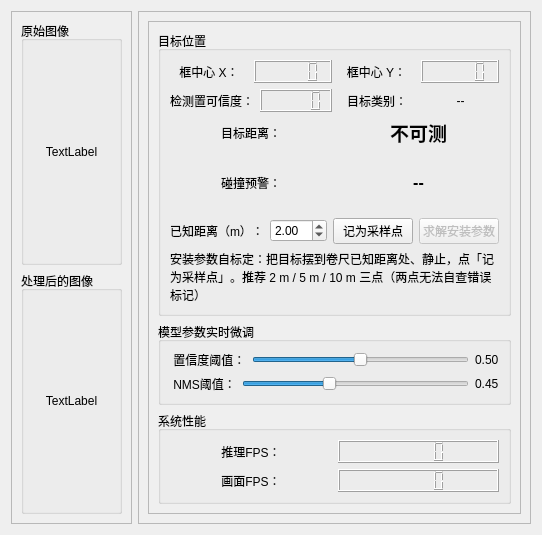
     <widget class="QWidget" name="tab_monitor">
      <attribute name="title">
       <string>监视</string>
      </attribute>
      <layout class="QHBoxLayout" name="horizontalLayout_7">
       <item>
        <layout class="QHBoxLayout" name="horizontalLayout" stretch="5,5">
         <item>
          <widget class="QFrame" name="frame">
           <property name="frameShape">
            <enum>QFrame::Shape::StyledPanel</enum>
           </property>
           <property name="frameShadow">
            <enum>QFrame::Shadow::Raised</enum>
           </property>
           <layout class="QVBoxLayout" name="verticalLayout_13">
            <item>
             <widget class="QGroupBox" name="groupBox_5">
              <property name="minimumSize">
               <size>
                <width>100</width>
                <height>0</height>
               </size>
              </property>
              <property name="title">
               <string>原始图像</string>
              </property>
              <layout class="QVBoxLayout" name="verticalLayout_3">
               <item>
                <widget class="QLabel" name="lbl_original">
                 <property name="text">
                  <string>TextLabel</string>
                 </property>
                 <property name="alignment">
                  <set>Qt::AlignmentFlag::AlignCenter</set>
                 </property>
                </widget>
               </item>
              </layout>
             </widget>
            </item>
            <item>
             <widget class="QGroupBox" name="groupBox_6">
              <property name="title">
               <string>处理后的图像</string>
              </property>
              <layout class="QVBoxLayout" name="verticalLayout">
               <item>
                <widget class="QLabel" name="lbl_process">
                 <property name="text">
                  <string>TextLabel</string>
                 </property>
                 <property name="alignment">
                  <set>Qt::AlignmentFlag::AlignCenter</set>
                 </property>
                </widget>
               </item>
              </layout>
             </widget>
            </item>
           </layout>
          </widget>
         </item>
         <item>
          <widget class="QFrame" name="frame_4">
           <property name="frameShape">
            <enum>QFrame::Shape::StyledPanel</enum>
           </property>
           <property name="frameShadow">
            <enum>QFrame::Shadow::Raised</enum>
           </property>
           <layout class="QVBoxLayout" name="verticalLayout_2">
            <item>
             <widget class="QFrame" name="frame_5">
              <property name="frameShape">
               <enum>QFrame::Shape::StyledPanel</enum>
              </property>
              <property name="frameShadow">
               <enum>QFrame::Shadow::Raised</enum>
              </property>
              <layout class="QVBoxLayout" name="verticalLayout_4">
               <item>
                <widget class="QGroupBox" name="groupBox_targetpos">
                 <property name="minimumSize">
                  <size>
                   <width>0</width>
                   <height>100</height>
                  </size>
                 </property>
                 <property name="title">
                  <string>目标位置</string>
                 </property>
                 <layout class="QVBoxLayout" name="verticalLayout_5">
                  <item>
                   <layout class="QHBoxLayout" name="horizontalLayout_2">
                    <item>
                     <widget class="QLabel" name="label">
                      <property name="text">
                       <string>框中心 X：</string>
                      </property>
                      <property name="alignment">
                       <set>Qt::AlignmentFlag::AlignCenter</set>
                      </property>
                     </widget>
                    </item>
                    <item>
                     <widget class="QLCDNumber" name="lcd_centroid_x"/>
                    </item>
                    <item>
                     <widget class="QLabel" name="label_2">
                      <property name="text">
                       <string>框中心 Y：</string>
                      </property>
                      <property name="alignment">
                       <set>Qt::AlignmentFlag::AlignCenter</set>
                      </property>
                     </widget>
                    </item>
                    <item>
                     <widget class="QLCDNumber" name="lcd_centroid_y"/>
                    </item>
                   </layout>
                  </item>
                  <item>
                   <layout class="QHBoxLayout" name="horizontalLayout_22">
                    <item>
                     <layout class="QHBoxLayout" name="horizontalLayout_20">
                      <item>
                       <widget class="QLabel" name="label_17">
                        <property name="text">
                         <string>检测置可信度：</string>
                        </property>
                        <property name="alignment">
                         <set>Qt::AlignmentFlag::AlignCenter</set>
                        </property>
                       </widget>
                      </item>
                      <item>
                       <widget class="QLCDNumber" name="lcd_credibility">
                        <property name="value" stdset="0">
                         <double>0.000000000000000</double>
                        </property>
                       </widget>
                      </item>
                     </layout>
                    </item>
                    <item>
                     <layout class="QHBoxLayout" name="horizontalLayout_21">
                      <item>
                       <widget class="QLabel" name="label_19">
                        <property name="text">
                         <string>目标类别：</string>
                        </property>
                        <property name="alignment">
                         <set>Qt::AlignmentFlag::AlignCenter</set>
                        </property>
                       </widget>
                      </item>
                      <item>
                       <widget class="QLabel" name="label_target_category">
                        <property name="text">
                         <string>--</string>
                        </property>
                        <property name="alignment">
                         <set>Qt::AlignmentFlag::AlignCenter</set>
                        </property>
                       </widget>
                      </item>
                     </layout>
                    </item>
                   </layout>
                  </item>
                  <item>
                   <layout class="QHBoxLayout" name="horizontalLayout_distance">
                    <item>
                     <widget class="QLabel" name="label_distance_title">
                      <property name="text">
                       <string>目标距离：</string>
                      </property>
                      <property name="alignment">
                       <set>Qt::AlignmentFlag::AlignCenter</set>
                      </property>
                     </widget>
                    </item>
                    <item>
                     <widget class="QLabel" name="label_distance_value">
                      <property name="text">
                       <string>不可测</string>
                      </property>
                      <property name="alignment">
                       <set>Qt::AlignmentFlag::AlignCenter</set>
                      </property>
                      <property name="styleSheet">
                       <string notr="true">font-weight: bold; font-size: 14pt;</string>
                      </property>
                     </widget>
                    </item>
                   </layout>
                  </item>
                  <item>
                   <widget class="QLabel" name="label_distance_reason">
                    <property name="text">
                     <string/>
                    </property>
                    <property name="wordWrap">
                     <bool>true</bool>
                    </property>
                    <property name="styleSheet">
                     <string notr="true">font-size: 9pt;</string>
                    </property>
                   </widget>
                  </item>
                  <item>
                   <layout class="QHBoxLayout" name="horizontalLayout_ttc">
                    <item>
                     <widget class="QLabel" name="label_ttc_title">
                      <property name="text">
                       <string>碰撞预警：</string>
                      </property>
                      <property name="alignment">
                       <set>Qt::AlignmentFlag::AlignCenter</set>
                      </property>
                     </widget>
                    </item>
                    <item>
                     <widget class="QLabel" name="label_ttc_value">
                      <property name="text">
                       <string>--</string>
                      </property>
                      <property name="alignment">
                       <set>Qt::AlignmentFlag::AlignCenter</set>
                      </property>
                      <property name="styleSheet">
                       <string notr="true">font-weight: bold; font-size: 12pt;</string>
                      </property>
                     </widget>
                    </item>
                   </layout>
                  </item>
                  <item>
                   <widget class="QLabel" name="label_ttc_reason">
                    <property name="text">
                     <string/>
                    </property>
                    <property name="wordWrap">
                     <bool>true</bool>
                    </property>
                    <property name="styleSheet">
                     <string notr="true">font-size: 9pt;</string>
                    </property>
                   </widget>
                  </item>
                  <item>
                   <layout class="QHBoxLayout" name="horizontalLayout_mount">
                    <item>
                     <widget class="QLabel" name="label_known_dist">
                      <property name="text">
                       <string>已知距离（m）：</string>
                      </property>
                      <property name="alignment">
                       <set>Qt::AlignmentFlag::AlignCenter</set>
                      </property>
                     </widget>
                    </item>
                    <item>
                     <widget class="QDoubleSpinBox" name="spin_known_dist">
                      <property name="decimals">
                       <number>2</number>
                      </property>
                      <property name="minimum">
                       <double>0.200000000000000</double>
                      </property>
                      <property name="maximum">
                       <double>50.000000000000000</double>
                      </property>
                      <property name="singleStep">
                       <double>0.500000000000000</double>
                      </property>
                      <property name="value">
                       <double>2.000000000000000</double>
                      </property>
                     </widget>
                    </item>
                    <item>
                     <widget class="QPushButton" name="btn_mark_known">
                      <property name="text">
                       <string>记为采样点</string>
                      </property>
                     </widget>
                    </item>
                    <item>
                     <widget class="QPushButton" name="btn_solve_mount">
                      <property name="enabled">
                       <bool>false</bool>
                      </property>
                      <property name="text">
                       <string>求解安装参数</string>
                      </property>
                     </widget>
                    </item>
                   </layout>
                  </item>
                  <item>
                   <widget class="QLabel" name="label_mount_status">
                    <property name="text">
                     <string>安装参数自标定：把目标摆到卷尺已知距离处、静止，点「记为采样点」。推荐 2 m / 5 m / 10 m 三点（两点无法自查错误标记）</string>
                    </property>
                    <property name="wordWrap">
                     <bool>true</bool>
                    </property>
                   </widget>
                  </item>
                 </layout>
                </widget>
               </item>
               <item>
                <widget class="QGroupBox" name="groupBox_10">
                 <property name="title">
                  <string>模型参数实时微调</string>
                 </property>
                 <layout class="QVBoxLayout" name="verticalLayout_6">
                  <item>
                   <layout class="QHBoxLayout" name="horizontalLayout_3">
                    <item>
                     <widget class="QLabel" name="label_23">
                      <property name="text">
                       <string> 置信度阈值：</string>
                      </property>
                     </widget>
                    </item>
                    <item>
                     <widget class="QSlider" name="slider_confidence_thres">
                      <property name="minimum">
                       <number>10</number>
                      </property>
                      <property name="maximum">
                       <number>90</number>
                      </property>
                      <property name="pageStep">
                       <number>1</number>
                      </property>
                      <property name="value">
                       <number>50</number>
                      </property>
                      <property name="orientation">
                       <enum>Qt::Orientation::Horizontal</enum>
                      </property>
                     </widget>
                    </item>
                    <item>
                     <widget class="QLabel" name="label_confidence_thres">
                      <property name="text">
                       <string>0.50</string>
                      </property>
                     </widget>
                    </item>
                   </layout>
                  </item>
                  <item>
                   <layout class="QHBoxLayout" name="horizontalLayout_4">
                    <item>
                     <widget class="QLabel" name="label_25">
                      <property name="text">
                       <string> NMS阈值：</string>
                      </property>
                     </widget>
                    </item>
                    <item>
                     <widget class="QSlider" name="slider_nms_thres">
                      <property name="minimumSize">
                       <size>
                        <width>0</width>
                        <height>0</height>
                       </size>
                      </property>
                      <property name="minimum">
                       <number>30</number>
                      </property>
                      <property name="maximum">
                       <number>70</number>
                      </property>
                      <property name="pageStep">
                       <number>1</number>
                      </property>
                      <property name="value">
                       <number>45</number>
                      </property>
                      <property name="sliderPosition">
                       <number>45</number>
                      </property>
                      <property name="orientation">
                       <enum>Qt::Orientation::Horizontal</enum>
                      </property>
                     </widget>
                    </item>
                    <item>
                     <widget class="QLabel" name="label_nms_thres">
                      <property name="text">
                       <string>0.45</string>
                      </property>
                     </widget>
                    </item>
                   </layout>
                  </item>
                 </layout>
                </widget>
               </item>
               <item>
                <widget class="QGroupBox" name="groupBox_4">
                 <property name="title">
                  <string>系统性能</string>
                 </property>
                 <layout class="QVBoxLayout" name="verticalLayout_8">
                  <item>
                   <layout class="QHBoxLayout" name="horizontalLayout_23">
                    <item>
                     <widget class="QLabel" name="label_21">
                      <property name="text">
                       <string>推理FPS：</string>
                      </property>
                      <property name="alignment">
                       <set>Qt::AlignmentFlag::AlignCenter</set>
                      </property>
                     </widget>
                    </item>
                    <item>
                     <widget class="QLCDNumber" name="lcd_reasoning"/>
                    </item>
                   </layout>
                  </item>
                  <item>
                   <layout class="QHBoxLayout" name="horizontalLayout_6">
                    <item>
                     <widget class="QLabel" name="label_9">
                      <property name="text">
                       <string>画面FPS：</string>
                      </property>
                      <property name="alignment">
                       <set>Qt::AlignmentFlag::AlignCenter</set>
                      </property>
                     </widget>
                    </item>
                    <item>
                     <widget class="QLCDNumber" name="lcd_fps"/>
                    </item>
                   </layout>
                  </item>
                 </layout>
                </widget>
               </item>
              </layout>
             </widget>
            </item>
           </layout>
          </widget>
         </item>
        </layout>
       </item>
      </layout>
     </widget>
